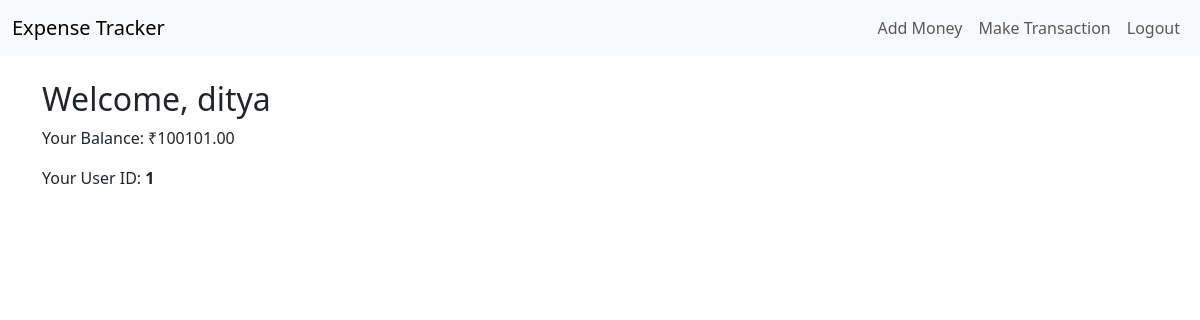
Before: /dashboard/ (signed in) with the older database file.
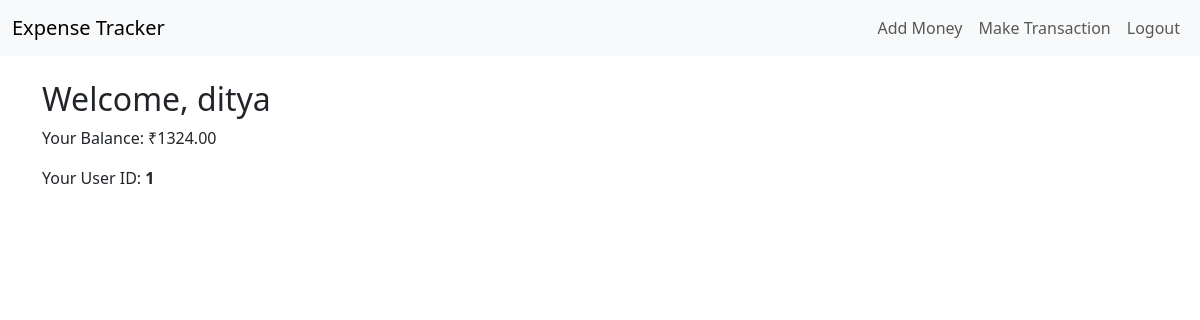
After: the same page with the newer database file.
### tracker/models.py (models this page shows, shortened)
class User(models.Model):
    username = models.CharField(max_length=50, unique=True)
    password = models.CharField(max_length=100)
    balance = models.DecimalField(max_digits=10, decimal_places=2, default=0.0)
    user_id = models.CharField(max_length=1, unique=True)

### tracker/views.py (the view)
# urls.py: path('dashboard/', views.dashboard, name='dashboard'),
def dashboard(request):
    user = get_object_or_404(User, id=request.session.get('user_id'))
    return render(request, 'tracker/dashboard.html', {'user': user})

### tracker/templates/tracker/dashboard.html (shortened to what this page needs)
{% extends 'tracker/base.html' %}
{% block content %}
<h2>Welcome, {{ user.username }}</h2>
<p>Your Balance: ₹{{ user.balance }}</p>
<p>Your User ID: <strong>{{ user.user_id }}</strong></p>
{% endblock %}

### tracker/templates/tracker/base.html (shortened to what this page needs)
<!DOCTYPE html>
<html lang="en">
<head>
    <link rel="stylesheet" href="https://cdn.jsdelivr.net/npm/bootstrap@5.3.0-alpha1/dist/css/bootstrap.min.css">
</head>
<body>
    <nav class="navbar navbar-expand-lg navbar-light bg-light">
        <div class="container-fluid">
            <a class="navbar-brand" href="{% url 'dashboard' %}">Expense Tracker</a>
            <div class="collapse navbar-collapse">
                <ul class="navbar-nav ms-auto">
                    <li class="nav-item"><a class="nav-link" href="{% url 'add_money' %}">Add Money</a></li>
                    <li class="nav-item"><a class="nav-link" href="{% url 'make_transaction' %}">Make Transaction</a></li>
                    <li class="nav-item"><a class="nav-link" href="{% url 'login' %}">Logout</a></li>
                </ul>
            </div>
        </div>
    </nav>
    <div class="container mt-4">
        {% block content %}
        {% endblock %}
    </div>
</body>
</html>

Changed rows visible on the page:
changed User "ditya": balance "100101.00" → "1324.00"
